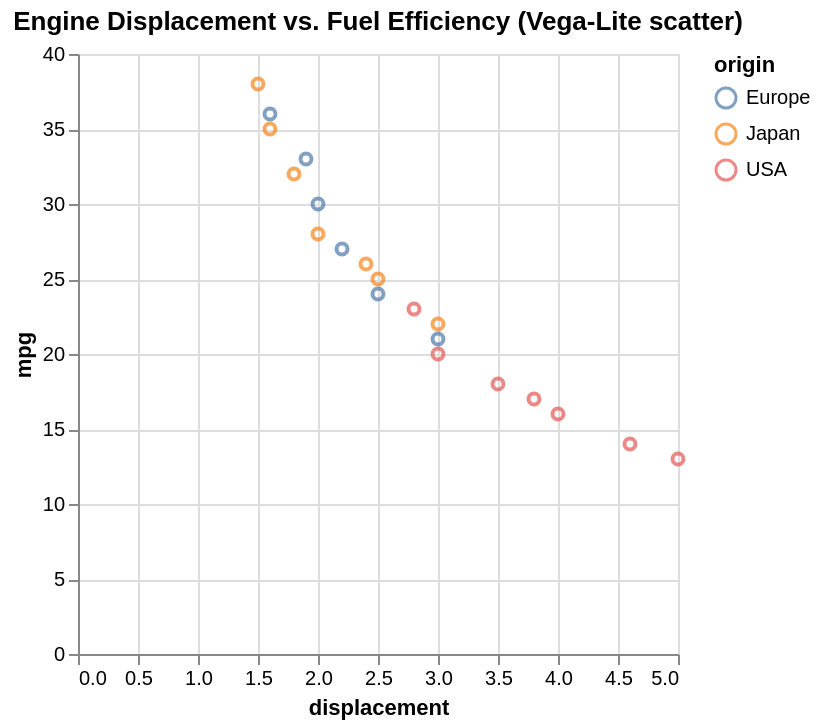

Specify this chart in Vega-Lite:
### Vega-Lite specification from a JSON file in a GitHub repository (floating-point values rounded to 4 significant figures)
{"$schema": "https://vega.github.io/schema/vega-lite/v5.json", "mark": "point", "title": "Engine Displacement vs. Fuel Efficiency (Vega-Lite scatter)", "data": {"values": [{"displacement": 1.8, "mpg": 32, "origin": "Japan"}, {"displacement": 2.0, "mpg": 28, "origin": "Japan"}, {"displacement": 1.6, "mpg": 35, "origin": "Japan"}, {"displacement": 2.4, "mpg": 26, "origin": "Japan"}, {"displacement": 3.0, "mpg": 22, "origin": "Japan"}, {"displacement": 1.5, "mpg": 38, "origin": "Japan"}, {"displacement": 2.5, "mpg": 25, "origin": "Japan"}, {"displacement": 3.5, "mpg": 18, "origin": "USA"}, {"displacement": 4.0, "mpg": 16, "origin": "USA"}, {"displacement": 5.0, "mpg": 13, "origin": "USA"}, {"displacement": 3.0, "mpg": 20, "origin": "USA"}, {"displacement": 4.6, "mpg": 14, "origin": "USA"}, {"displacement": 2.8, "mpg": 23, "origin": "USA"}, {"displacement": 3.8, "mpg": 17, "origin": "USA"}, {"displacement": 2.0, "mpg": 30, "origin": "Europe"}, {"displacement": 1.9, "mpg": 33, "origin": "Europe"}, {"displacement": 2.2, "mpg": 27, "origin": "Europe"}, {"displacement": 1.6, "mpg": 36, "origin": "Europe"}, {"displacement": 2.5, "mpg": 24, "origin": "Europe"}, {"displacement": 3.0, "mpg": 21, "origin": "Europe"}]}, "encoding": {"x": {"field": "displacement", "type": "quantitative"}, "y": {"field": "mpg", "type": "quantitative"}, "color": {"field": "origin", "type": "nominal"}}}
